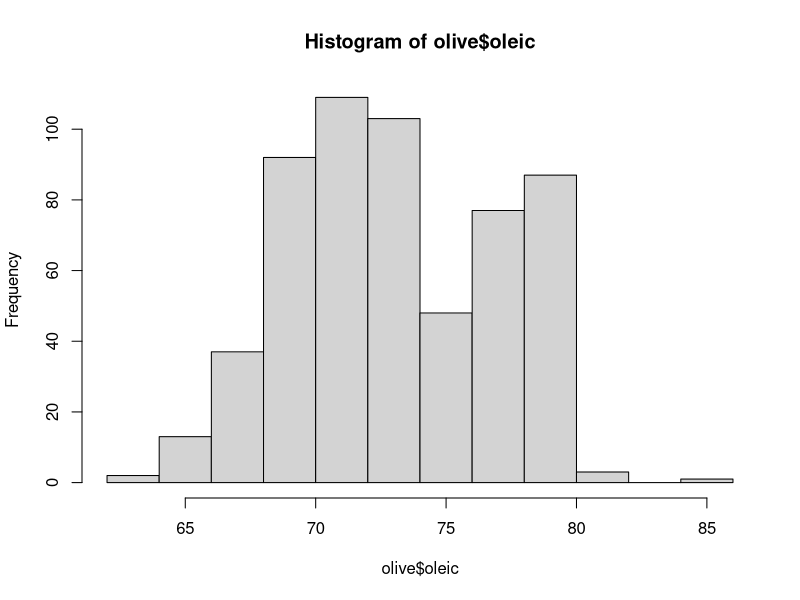
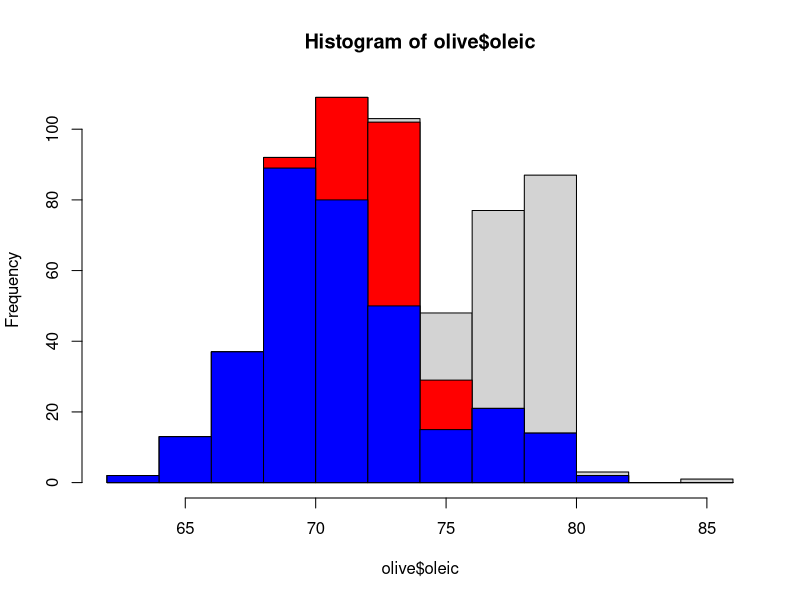
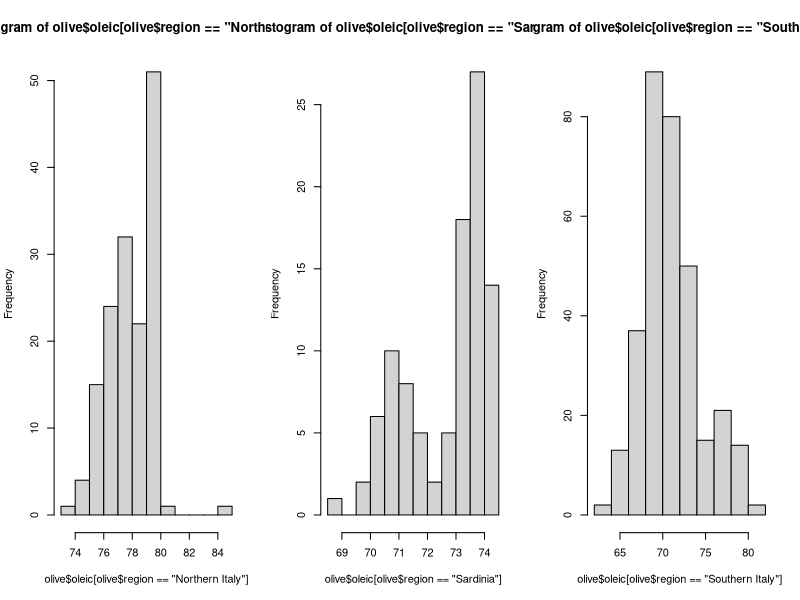
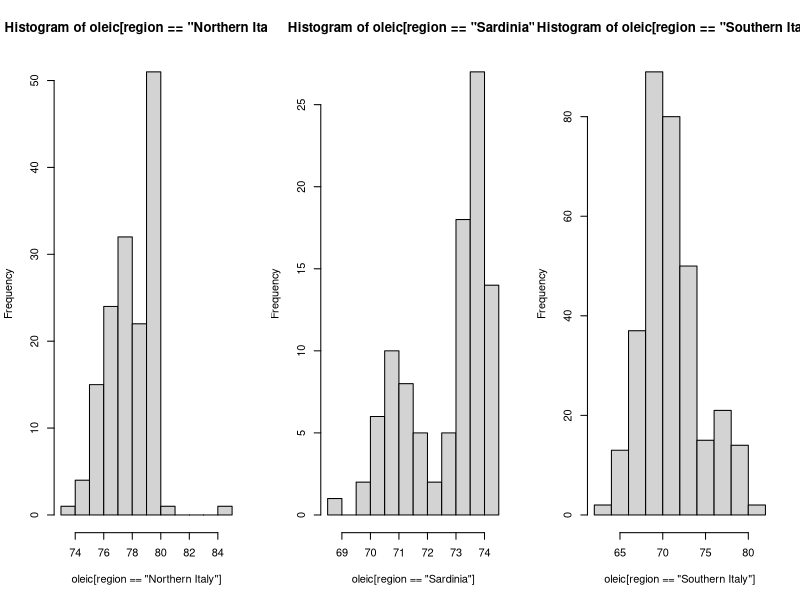
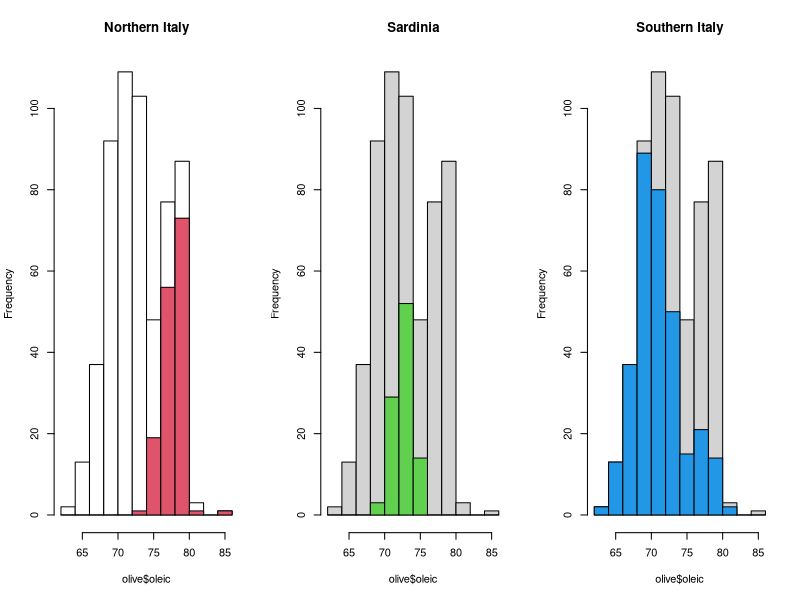
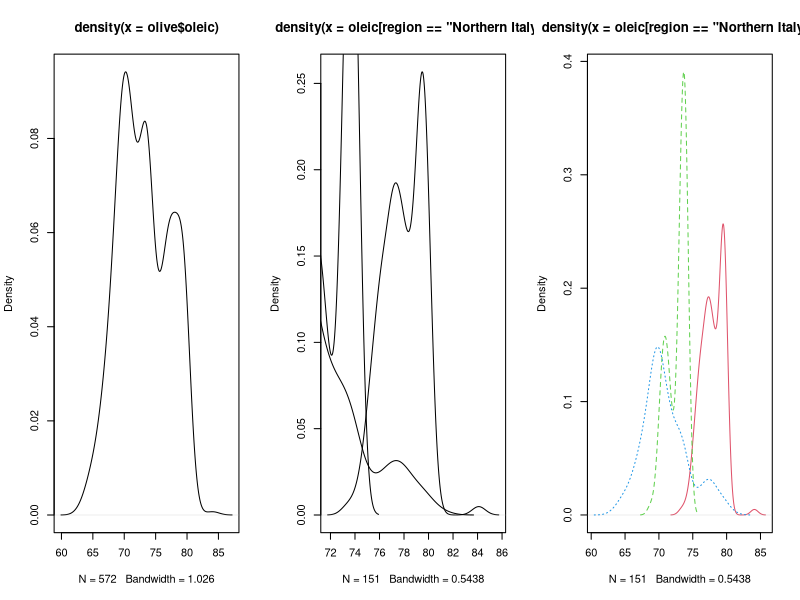
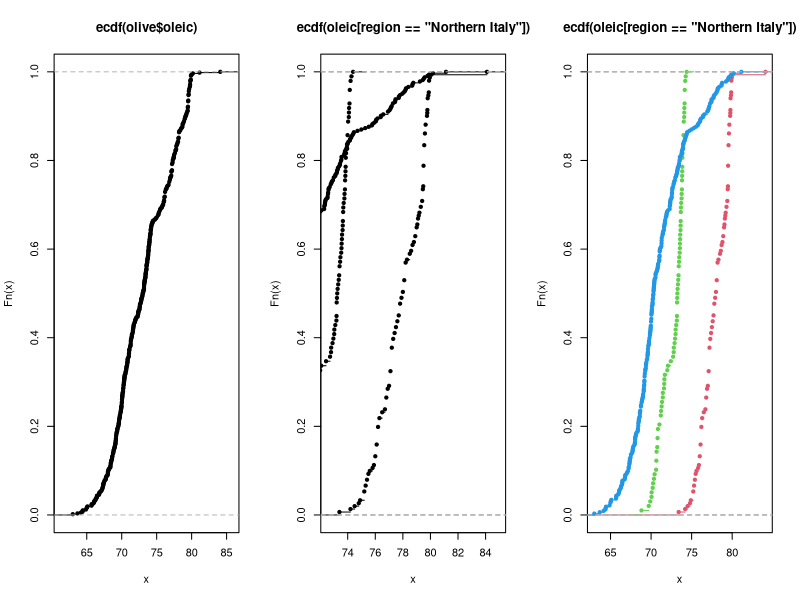
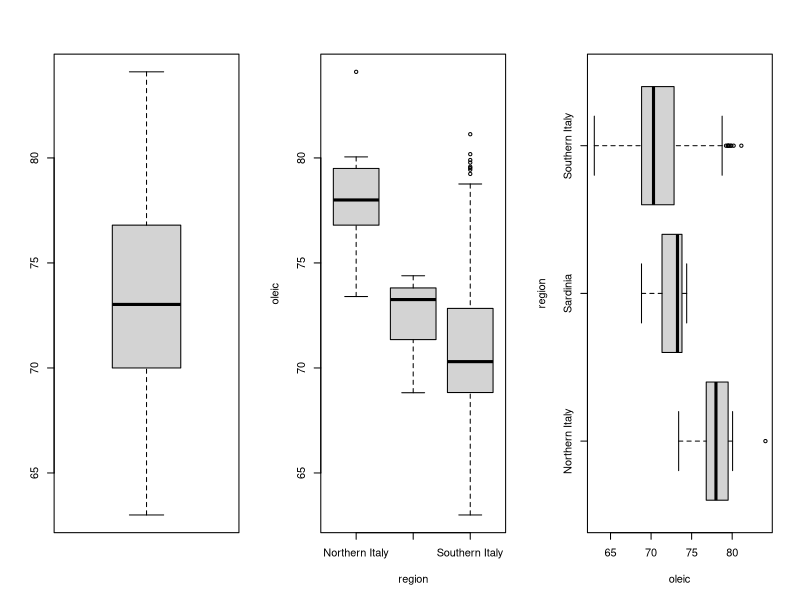

These figures' R source, in order:
## ---- chunk 1
knitr::opts_chunk$set(cache=TRUE)
## ---- chunk 2
# Average mpg for each value of cyl
tapply(mtcars$mpg, mtcars$cyl, mean)
## ---- chunk 3
library(dslabs)

# Create histogram for oleic acid
hist(olive$oleic)
## ---- chunk 4
# Look at distribution by region
# using stacked histograms
top_hist <- hist(olive$oleic)
# Gray: North; Red: Sardinia; Blue: South
hist(olive$oleic[olive$region != "Northern Italy"],
     breaks = top_hist$breaks,
     col = "red", add = TRUE)
hist(olive$oleic[olive$region == "Southern Italy"],
     breaks = top_hist$breaks,
     col = "blue", add = TRUE)
## ---- chunk 5
# Split plotting device in three
par(mfrow = c(1,3))
hist(olive$oleic[olive$region == "Northern Italy"])
hist(olive$oleic[olive$region == "Sardinia"])
hist(olive$oleic[olive$region == "Southern Italy"])
## ---- chunk 6
# Same as above, but using with
par(mfrow = c(1,3))
# 2nd argument of with is an expression 
# i.e. everything between {}
with(olive, {
  hist(oleic[region == "Northern Italy"])
  hist(oleic[region == "Sardinia"])
  hist(oleic[region == "Southern Italy"])
})
## ---- chunk 7
# A more complex example
par(mfrow = c(1,3))
hist_bg <- hist(olive$oleic, col = 'white', 
                main = "Northern Italy")
with(olive, {
  hist(oleic[region == "Northern Italy"],
       col = 2, add = TRUE, breaks = hist_bg$breaks)
  plot(hist_bg, main = "Sardinia")
  hist(oleic[region == "Sardinia"],
       col = 3, add = TRUE, breaks = hist_bg$breaks)
  plot(hist_bg, main = "Southern Italy")
  hist(oleic[region == "Southern Italy"],
       col = 4, add = TRUE, breaks = hist_bg$breaks)
})
## ---- chunk 8
plot(density(olive$oleic))

# By region--first try
with(olive, {
  plot(density(oleic[region == "Northern Italy"]))
  lines(density(oleic[region == "Sardinia"]))
  lines(density(oleic[region == "Southern Italy"]))
})
## ---- chunk 9
# By region--second try
dens_ni <- with(olive, 
           density(oleic[region == "Northern Italy"]))
dens_sa <- with(olive, 
           density(oleic[region == "Sardinia"]))
dens_si <- with(olive, 
           density(oleic[region == "Southern Italy"]))

str(dens_ni)
## ---- chunk 10
xlim <- range(c(dens_ni$x, dens_sa$x, dens_si$x))
ylim <- range(c(dens_ni$y, dens_sa$y, dens_si$y))

plot(dens_ni, xlim = xlim, ylim = ylim, col = 2)
lines(dens_sa, lty = 2, col = 3)
lines(dens_si, lty = 3, col = 4)
## ---- chunk 11
plot(ecdf(olive$oleic))

# By region--first try
with(olive, {
  plot(ecdf(oleic[region == "Northern Italy"]))
  lines(ecdf(oleic[region == "Sardinia"]))
  lines(ecdf(oleic[region == "Southern Italy"]))
})
## ---- chunk 12
# By region--second try
ecdf_ni <- with(olive, 
                ecdf(oleic[region == "Northern Italy"]))
ecdf_sa <- with(olive,
                ecdf(oleic[region == "Sardinia"]))
ecdf_si <- with(olive, 
                ecdf(oleic[region == "Southern Italy"]))

str(ecdf_ni) # This is a function!
## ---- chunk 13
xlim <- range(olive$oleic)

plot(ecdf_ni, xlim = xlim, col = 2)
lines(ecdf_sa, col = 3)
lines(ecdf_si, col = 4)
## ---- chunk 14
boxplot(olive$oleic)

# Split by region using a formula
boxplot(oleic ~ region, data = olive)

# Flip boxplots
boxplot(oleic ~ region, data = olive,
        horizontal = TRUE)
## ---- chunk 15
plot(stars$magnitude,
     stars$temp)

# Add colour for type of stars
with(stars, plot(magnitude, temp,
                 col = factor(type)))
## ---- chunk 16
library(scatterplot3d)
library(tidyr)
wide_data <- spread(greenhouse_gases,
                    gas, concentration)

head(wide_data, n = 3)

with(wide_data,
     scatterplot3d(CH4,   # x axis
                   CO2,   # y axis
                   N2O    # z axis
))
## ---- chunk 17
library(MASS)

image(kde2d(stars$magnitude,
            stars$temp))
## ---- chunk 18
# Select three variables
olive_sub <- subset(olive, 
                    select = c(eicosenoic, arachidic, 
                               linolenic))

plot(olive_sub)
## ---- chunk 19
# How to put histograms on the diagonal?
## From the help page for graphics::pairs
panel.hist <- function(x, ...) {
  usr <- par("usr"); on.exit(par(usr))
  par(usr = c(usr[1:2], 0, 1.5) )
  h <- hist(x, plot = FALSE)
  breaks <- h$breaks; nB <- length(breaks)
  y <- h$counts; y <- y/max(y)
  rect(breaks[-nB], 0, breaks[-1], y, col = "cyan",...)
}
## ---- chunk 20
pairs(olive_sub,
      diag.panel = panel.hist)
